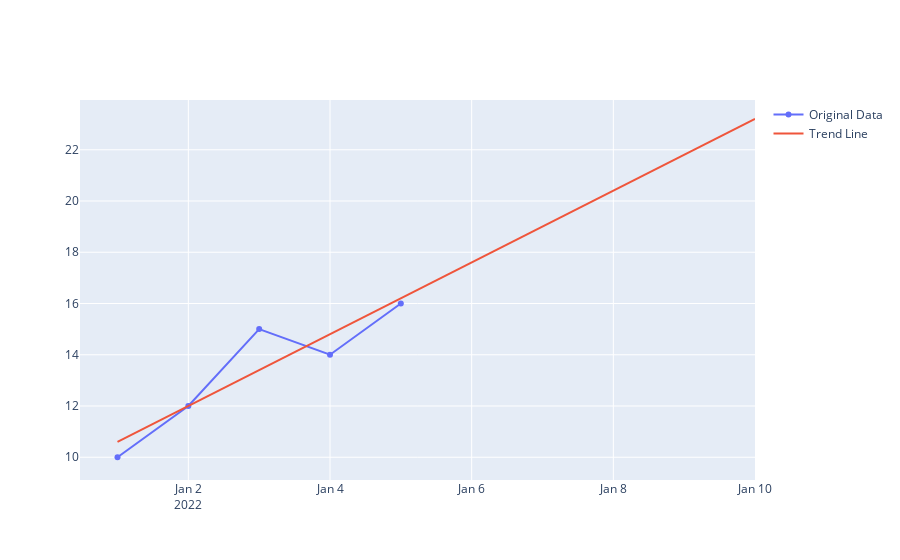

Notebook code cell kept with this figure:
### Code cell
import plotly.graph_objects as go
import numpy as np

# Sample data
dates = ["2022-01-01", "2022-01-02", "2022-01-03", "2022-01-04", "2022-01-05"]
values = [10, 12, 15, 14, 16]

# Convert dates to numbers for linear regression
date_numbers = np.arange(len(dates))

# Perform linear regression
slope, intercept = np.polyfit(date_numbers, values, 1)

# Number of days to project into the future
future_days = 5

# Convert the last date to numpy datetime64
last_date = np.datetime64(dates[-1])

# Generate future dates
future_dates = [(last_date + np.timedelta64(i, 'D')).astype(str) for i in range(1, future_days + 1)]
all_dates = dates + future_dates

# Generate trend line data for existing and future dates
all_date_numbers = np.arange(len(all_dates))
trend_line = slope * all_date_numbers + intercept

# Create plot
fig = go.Figure()

# Plot original data
fig.add_trace(go.Scatter(x=dates, y=values, mode='lines+markers', name='Original Data'))

# Plot trend line
fig.add_trace(go.Scatter(x=all_dates, y=trend_line, mode='lines', name='Trend Line'))

# Display plot
fig.show()

### Figure 1 — Plotly figure (JSON) as saved in the notebook; plotly's stock layout.template omitted (floating-point values rounded to 4 significant figures)
{"data": [{"mode": "lines+markers", "name": "Original Data", "type": "scatter", "x": ["2022-01-01", "2022-01-02", "2022-01-03", "2022-01-04", "2022-01-05"], "y": [10, 12, 15, 14, 16]}, {"mode": "lines", "name": "Trend Line", "type": "scatter", "x": ["2022-01-01", "2022-01-02", "2022-01-03", "2022-01-04", "2022-01-05", "2022-01-06", "2022-01-07", "2022-01-08", "2022-01-09", "2022-01-10"], "y": [10.6, 12.0, 13.4, 14.8, 16.2, 17.6, 19.0, 20.4, 21.8, 23.2]}], "layout": {}}
